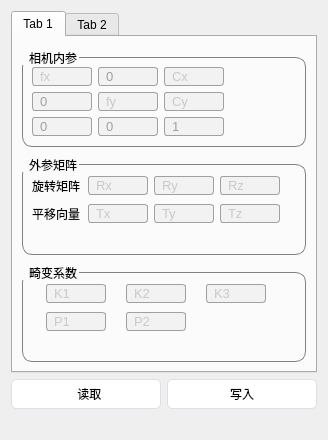
<?xml version="1.0" encoding="UTF-8"?>
<ui version="4.0">
 <class>AlgParam</class>
 <widget class="QWidget" name="AlgParam">
  <property name="geometry">
   <rect>
    <x>0</x>
    <y>0</y>
    <width>328</width>
    <height>440</height>
   </rect>
  </property>
  <property name="windowTitle">
   <string>Form</string>
  </property>
  <property name="styleSheet">
   <string notr="true">/*groupBox*/
QGroupBox{
/*background:#444444;*/
border:1px solid gray;
border-radius:10px;
margin-top:11px;
}

QGroupBox::title {
      subcontrol-origin: margin;
      subcontrol-position: top left;
      padding-top: 5;
      padding-left: 5;
}
/*lineedit*/
QLineEdit {
        border: 1px solid #A0A0A0; /* 边框宽度为1px，颜色为#A0A0A0 */
        border-radius: 3px; /* 边框圆角 */
        padding-left: 5px; /* 文本距离左边界有5px */
        background-color: #F2F2F2; /* 背景颜色 */
        color: #A0A0A0; /* 文本颜色 */
        selection-background-color: #A0A0A0; /* 选中文本的背景颜色 */
        selection-color: #F2F2F2; /* 选中文本的颜色 */
        font-family: &quot;Microsoft YaHei&quot;; /* 文本字体族 */
        font-size: 10pt; /* 文本字体大小 */
}
/*pushbutton*/
QPushButton {
    background-color: #ffffff;
    border: 1px solid #dcdfe6;
    padding: 5px;
    border-radius: 5px;
}

QPushButton:hover {
    background-color: #ecf5ff;
    color: #409eff;
}

QPushButton:pressed, QPushButton:checked {
    border: 1px solid #3a8ee6;
    color: #409eff;
}

QComboBox{
        border:1px solid gray;
        border-radius:3px;
        padding: 5px;
        min-width:4em;
}
QComboBox::drop-down{
subcontrol-origin:padding;
subcontrol-position:top right;
width:20px;
border-left-width:1px;
border-left-color:darkgray;
border-left-style:solid;
border-top-right-radius:3px;
border-bottom-right-radius:3px;
}
QComboBox QAbstractItemView{
border: 2px solid #4E6D8C;
}
QComboBox::down-arrow{
image: url(:/image/down.png);
}

/*表格美化*/
QHeaderView
{
    background:transparent;
}

QHeaderView::section
{
    font-size:14px;
    font-family:&quot;Microsoft YaHei&quot;;
    color:#FFFFFF;
    background:#60669B;
    border:none;
    text-align:left;
    min-height:49px;
    max-height:49px;
    margin-left:0px;
    padding-left:0px;
}

#tableWidget_SenceInfo
{
    background:#FFFFFF;
    border:none;

    font-size:10px;
    font-family:&quot;Microsoft YaHei&quot;;
    color:#666666;
}
QTableWidget::item
{
    border-bottom:1px solid #EEF1F7 ;
}

QTableWidget::item::selected
{
    color:red;
    background:#EFF4FF;
}


QScrollBar::handle:vertical
{
    background: rgba(255,255,255,20%);
    border: 0px solid grey;
    border-radius:3px;
    width: 8px;
}

QScrollBar::add-page:vertical, QScrollBar::sub-page:vertical
{
    background:rgba(255,255,255,10%);
}


QScollBar::add-line:vertical, QScrollBar::sub-line:vertical
{
    background:transparent;
}

/*QCheckBox*/
QCheckBox{
	border: none;/*最外层边框*/
}
QCheckBox::indicator{/*选择框尺寸*/
    background-color: rgba(255, 255, 255);
    border: 0px solid black;
	width: 30px;
	height: 30px;
}
QCheckBox:enabled:checked{
	color: rgb(255, 255, 255);
}
QCheckBox:enabled:!checked{
	color: rgb(0, 0, 0);
}
QCheckBox:enabled:hover{
 	color: rgb(0, 200, 0);
}
QCheckBox:!enabled{
	color: rgb(80, 80, 80);
}
 
QCheckBox::indicator:unchecked {
        image: url(:/image/Switch-close.png);
}
QCheckBox::indicator:unchecked:hover {
       image: url(:/image/Switch-close.png);
}
QCheckBox::indicator:unchecked:pressed {
        image: url(:/image/Switch-close.png);
}
QCheckBox::indicator:checked {
        image: url(:/image/Switch-open.png);
}
QCheckBox::indicator:checked:hover {
        image: url(:/image/Switch-open.png);
}
QCheckBox::indicator:checked:pressed {
        image: url(:/image/Switch-open.png);
}

/*treeWidget*/
QTreeView::branch:has-siblings:!adjoins-item {
	border-image: url(:/image/vline.png) 0;
}
 
QTreeView::branch:has-siblings:adjoins-item {
	border-image: url(:/image/branch-more.png) 0;
}
 
QTreeView::branch:!has-children:!has-siblings:adjoins-item {
	border-image: url(:/image/branch-end.png) 0;
}
 
QTreeView::branch:has-children:!has-siblings:closed,
QTreeView::branch:closed:has-children:has-siblings {
    border-image: none;
    image: url(:/image/branch-closed.png);
}
 
QTreeView::branch:open:has-children:!has-siblings,
QTreeView::branch:open:has-children:has-siblings  {
    border-image: none;
    image: url(:/image/branch-open.png);
}</string>
  </property>
  <layout class="QVBoxLayout" name="verticalLayout">
   <item>
    <widget class="QTabWidget" name="tabWidget">
     <property name="toolTip">
      <string>&lt;html&gt;&lt;head/&gt;&lt;body&gt;&lt;p&gt;&lt;br/&gt;&lt;/p&gt;&lt;/body&gt;&lt;/html&gt;</string>
     </property>
     <property name="currentIndex">
      <number>0</number>
     </property>
     <widget class="QWidget" name="tab">
      <attribute name="title">
       <string>Tab 1</string>
      </attribute>
      <layout class="QVBoxLayout" name="verticalLayout_2">
       <item>
        <widget class="QGroupBox" name="groupBox">
         <property name="minimumSize">
          <size>
           <width>280</width>
           <height>0</height>
          </size>
         </property>
         <property name="title">
          <string>相机内参</string>
         </property>
         <layout class="QHBoxLayout" name="horizontalLayout">
          <item>
           <layout class="QGridLayout" name="gridLayout">
            <item row="0" column="0">
             <widget class="QLineEdit" name="Edit_CameraIn11_fx">
              <property name="maximumSize">
               <size>
                <width>60</width>
                <height>16777215</height>
               </size>
              </property>
              <property name="toolTip">
               <string>fx</string>
              </property>
              <property name="whatsThis">
               <string/>
              </property>
              <property name="accessibleDescription">
               <string/>
              </property>
              <property name="autoFillBackground">
               <bool>false</bool>
              </property>
              <property name="inputMask">
               <string/>
              </property>
              <property name="placeholderText">
               <string>fx</string>
              </property>
             </widget>
            </item>
            <item row="0" column="1">
             <widget class="QLineEdit" name="Edit_CameraIn12">
              <property name="maximumSize">
               <size>
                <width>60</width>
                <height>16777215</height>
               </size>
              </property>
              <property name="text">
               <string>0</string>
              </property>
             </widget>
            </item>
            <item row="0" column="2">
             <widget class="QLineEdit" name="Edit_CameraIn13_cx">
              <property name="maximumSize">
               <size>
                <width>60</width>
                <height>16777215</height>
               </size>
              </property>
              <property name="toolTip">
               <string>Cx</string>
              </property>
              <property name="placeholderText">
               <string>Cx</string>
              </property>
             </widget>
            </item>
            <item row="1" column="0">
             <widget class="QLineEdit" name="Edit_CameraIn21">
              <property name="maximumSize">
               <size>
                <width>60</width>
                <height>16777215</height>
               </size>
              </property>
              <property name="text">
               <string>0</string>
              </property>
             </widget>
            </item>
            <item row="1" column="1">
             <widget class="QLineEdit" name="Edit_CameraIn22_fy">
              <property name="maximumSize">
               <size>
                <width>60</width>
                <height>16777215</height>
               </size>
              </property>
              <property name="toolTip">
               <string>fy</string>
              </property>
              <property name="placeholderText">
               <string>fy</string>
              </property>
             </widget>
            </item>
            <item row="1" column="2">
             <widget class="QLineEdit" name="Edit_CameraIn23_cy">
              <property name="maximumSize">
               <size>
                <width>60</width>
                <height>16777215</height>
               </size>
              </property>
              <property name="toolTip">
               <string>Cy</string>
              </property>
              <property name="placeholderText">
               <string>Cy</string>
              </property>
             </widget>
            </item>
            <item row="2" column="0">
             <widget class="QLineEdit" name="Edit_CameraIn31">
              <property name="maximumSize">
               <size>
                <width>60</width>
                <height>16777215</height>
               </size>
              </property>
              <property name="text">
               <string>0</string>
              </property>
             </widget>
            </item>
            <item row="2" column="1">
             <widget class="QLineEdit" name="Edit_CameraIn32">
              <property name="maximumSize">
               <size>
                <width>60</width>
                <height>16777215</height>
               </size>
              </property>
              <property name="text">
               <string>0</string>
              </property>
             </widget>
            </item>
            <item row="2" column="2">
             <widget class="QLineEdit" name="Edit_CameraIn33">
              <property name="maximumSize">
               <size>
                <width>60</width>
                <height>16777215</height>
               </size>
              </property>
              <property name="text">
               <string>1</string>
              </property>
             </widget>
            </item>
           </layout>
          </item>
          <item>
           <spacer name="horizontalSpacer">
            <property name="orientation">
             <enum>Qt::Horizontal</enum>
            </property>
            <property name="sizeHint" stdset="0">
             <size>
              <width>40</width>
              <height>20</height>
             </size>
            </property>
           </spacer>
          </item>
         </layout>
        </widget>
       </item>
       <item>
        <widget class="QGroupBox" name="groupBox_2">
         <property name="minimumSize">
          <size>
           <width>280</width>
           <height>100</height>
          </size>
         </property>
         <property name="title">
          <string>外参矩阵</string>
         </property>
         <widget class="QWidget" name="layoutWidget">
          <property name="geometry">
           <rect>
            <x>10</x>
            <y>20</y>
            <width>248</width>
            <height>54</height>
           </rect>
          </property>
          <layout class="QGridLayout" name="gridLayout_2">
           <item row="0" column="0">
            <widget class="QLabel" name="label">
             <property name="text">
              <string>旋转矩阵</string>
             </property>
            </widget>
           </item>
           <item row="0" column="1">
            <widget class="QLineEdit" name="Edit_RotateX">
             <property name="maximumSize">
              <size>
               <width>60</width>
               <height>16777215</height>
              </size>
             </property>
             <property name="toolTip">
              <string>Rx</string>
             </property>
             <property name="placeholderText">
              <string>Rx</string>
             </property>
            </widget>
           </item>
           <item row="0" column="2">
            <widget class="QLineEdit" name="Edit_RotateY">
             <property name="maximumSize">
              <size>
               <width>60</width>
               <height>16777215</height>
              </size>
             </property>
             <property name="toolTip">
              <string>Ry</string>
             </property>
             <property name="placeholderText">
              <string>Ry</string>
             </property>
            </widget>
           </item>
           <item row="0" column="3">
            <widget class="QLineEdit" name="Edit_RotateZ">
             <property name="maximumSize">
              <size>
               <width>60</width>
               <height>16777215</height>
              </size>
             </property>
             <property name="toolTip">
              <string>Rz</string>
             </property>
             <property name="placeholderText">
              <string>Rz</string>
             </property>
            </widget>
           </item>
           <item row="1" column="0">
            <widget class="QLabel" name="label_2">
             <property name="text">
              <string>平移向量</string>
             </property>
            </widget>
           </item>
           <item row="1" column="1">
            <widget class="QLineEdit" name="Edit_TranslationX">
             <property name="maximumSize">
              <size>
               <width>60</width>
               <height>16777215</height>
              </size>
             </property>
             <property name="toolTip">
              <string>Tx</string>
             </property>
             <property name="placeholderText">
              <string>Tx</string>
             </property>
            </widget>
           </item>
           <item row="1" column="2">
            <widget class="QLineEdit" name="Edit_TranslationY">
             <property name="maximumSize">
              <size>
               <width>60</width>
               <height>16777215</height>
              </size>
             </property>
             <property name="toolTip">
              <string>Ty</string>
             </property>
             <property name="placeholderText">
              <string>Ty</string>
             </property>
            </widget>
           </item>
           <item row="1" column="3">
            <widget class="QLineEdit" name="Edit_TranslationZ">
             <property name="maximumSize">
              <size>
               <width>60</width>
               <height>16777215</height>
              </size>
             </property>
             <property name="toolTip">
              <string>Tz</string>
             </property>
             <property name="placeholderText">
              <string>Tz</string>
             </property>
            </widget>
           </item>
          </layout>
         </widget>
        </widget>
       </item>
       <item>
        <widget class="QGroupBox" name="groupBox_3">
         <property name="minimumSize">
          <size>
           <width>280</width>
           <height>100</height>
          </size>
         </property>
         <property name="title">
          <string>畸变系数</string>
         </property>
         <widget class="QWidget" name="layoutWidget">
          <property name="geometry">
           <rect>
            <x>10</x>
            <y>20</y>
            <width>248</width>
            <height>54</height>
           </rect>
          </property>
          <layout class="QGridLayout" name="gridLayout_3">
           <item row="0" column="1">
            <widget class="QLineEdit" name="Edit_Distortion_k1">
             <property name="maximumSize">
              <size>
               <width>60</width>
               <height>16777215</height>
              </size>
             </property>
             <property name="toolTip">
              <string>K1</string>
             </property>
             <property name="placeholderText">
              <string>K1</string>
             </property>
            </widget>
           </item>
           <item row="0" column="2">
            <widget class="QLineEdit" name="Edit_Distortion_k2">
             <property name="maximumSize">
              <size>
               <width>60</width>
               <height>16777215</height>
              </size>
             </property>
             <property name="toolTip">
              <string>K2</string>
             </property>
             <property name="placeholderText">
              <string>K2</string>
             </property>
            </widget>
           </item>
           <item row="0" column="3">
            <widget class="QLineEdit" name="Edit_Distortion_k3">
             <property name="maximumSize">
              <size>
               <width>60</width>
               <height>16777215</height>
              </size>
             </property>
             <property name="toolTip">
              <string>K3</string>
             </property>
             <property name="placeholderText">
              <string>K3</string>
             </property>
            </widget>
           </item>
           <item row="1" column="1">
            <widget class="QLineEdit" name="Edit_Distortion_p1">
             <property name="maximumSize">
              <size>
               <width>60</width>
               <height>16777215</height>
              </size>
             </property>
             <property name="toolTip">
              <string>P1</string>
             </property>
             <property name="placeholderText">
              <string>P1</string>
             </property>
            </widget>
           </item>
           <item row="1" column="2">
            <widget class="QLineEdit" name="Edit_Distortion_p2">
             <property name="maximumSize">
              <size>
               <width>60</width>
               <height>16777215</height>
              </size>
             </property>
             <property name="toolTip">
              <string>P2</string>
             </property>
             <property name="placeholderText">
              <string>P2</string>
             </property>
            </widget>
           </item>
          </layout>
         </widget>
        </widget>
       </item>
      </layout>
     </widget>
     <widget class="QWidget" name="tab_2">
      <attribute name="title">
       <string>Tab 2</string>
      </attribute>
      <widget class="QGroupBox" name="groupBox_4">
       <property name="geometry">
        <rect>
         <x>10</x>
         <y>20</y>
         <width>280</width>
         <height>106</height>
        </rect>
       </property>
       <property name="minimumSize">
        <size>
         <width>280</width>
         <height>0</height>
        </size>
       </property>
       <property name="title">
        <string>毫米波单应性矩阵</string>
       </property>
       <layout class="QHBoxLayout" name="horizontalLayout_2">
        <item>
         <layout class="QGridLayout" name="gridLayout_4">
          <item row="0" column="0">
           <widget class="QLineEdit" name="Edit_RadarIn_h11">
            <property name="maximumSize">
             <size>
              <width>60</width>
              <height>16777215</height>
             </size>
            </property>
            <property name="toolTip">
             <string>h11</string>
            </property>
            <property name="whatsThis">
             <string/>
            </property>
            <property name="accessibleDescription">
             <string/>
            </property>
            <property name="autoFillBackground">
             <bool>false</bool>
            </property>
            <property name="inputMask">
             <string/>
            </property>
            <property name="placeholderText">
             <string>h11</string>
            </property>
           </widget>
          </item>
          <item row="0" column="1">
           <widget class="QLineEdit" name="Edit_RadarIn_h12">
            <property name="maximumSize">
             <size>
              <width>60</width>
              <height>16777215</height>
             </size>
            </property>
            <property name="toolTip">
             <string>h12</string>
            </property>
            <property name="text">
             <string/>
            </property>
            <property name="placeholderText">
             <string>h12</string>
            </property>
           </widget>
          </item>
          <item row="0" column="2">
           <widget class="QLineEdit" name="Edit_RadarIn_h13">
            <property name="maximumSize">
             <size>
              <width>60</width>
              <height>16777215</height>
             </size>
            </property>
            <property name="toolTip">
             <string>h13</string>
            </property>
            <property name="placeholderText">
             <string>h13</string>
            </property>
           </widget>
          </item>
          <item row="1" column="0">
           <widget class="QLineEdit" name="Edit_RadarIn_h21">
            <property name="maximumSize">
             <size>
              <width>60</width>
              <height>16777215</height>
             </size>
            </property>
            <property name="toolTip">
             <string>h21</string>
            </property>
            <property name="text">
             <string/>
            </property>
            <property name="placeholderText">
             <string>h21</string>
            </property>
           </widget>
          </item>
          <item row="1" column="1">
           <widget class="QLineEdit" name="Edit_RadarIn_h22">
            <property name="maximumSize">
             <size>
              <width>60</width>
              <height>16777215</height>
             </size>
            </property>
            <property name="toolTip">
             <string>h22</string>
            </property>
            <property name="placeholderText">
             <string>h22</string>
            </property>
           </widget>
          </item>
          <item row="1" column="2">
           <widget class="QLineEdit" name="Edit_RadarIn_h23">
            <property name="maximumSize">
             <size>
              <width>60</width>
              <height>16777215</height>
             </size>
            </property>
            <property name="toolTip">
             <string>h23</string>
            </property>
            <property name="placeholderText">
             <string>h23</string>
            </property>
           </widget>
          </item>
          <item row="2" column="0">
           <widget class="QLineEdit" name="Edit_RadarIn_h31">
            <property name="maximumSize">
             <size>
              <width>60</width>
              <height>16777215</height>
             </size>
            </property>
            <property name="toolTip">
             <string>h31</string>
            </property>
            <property name="text">
             <string/>
            </property>
            <property name="placeholderText">
             <string>h31</string>
            </property>
           </widget>
          </item>
          <item row="2" column="1">
           <widget class="QLineEdit" name="Edit_RadarIn_h32">
            <property name="maximumSize">
             <size>
              <width>60</width>
              <height>16777215</height>
             </size>
            </property>
            <property name="toolTip">
             <string>h32</string>
            </property>
            <property name="text">
             <string/>
            </property>
            <property name="placeholderText">
             <string>h32</string>
            </property>
           </widget>
          </item>
          <item row="2" column="2">
           <widget class="QLineEdit" name="Edit_RadarIn_h33">
            <property name="maximumSize">
             <size>
              <width>60</width>
              <height>16777215</height>
             </size>
            </property>
            <property name="toolTip">
             <string>h33</string>
            </property>
            <property name="text">
             <string/>
            </property>
            <property name="placeholderText">
             <string>h33</string>
            </property>
           </widget>
          </item>
         </layout>
        </item>
        <item>
         <spacer name="horizontalSpacer_2">
          <property name="orientation">
           <enum>Qt::Horizontal</enum>
          </property>
          <property name="sizeHint" stdset="0">
           <size>
            <width>40</width>
            <height>20</height>
           </size>
          </property>
         </spacer>
        </item>
       </layout>
      </widget>
     </widget>
    </widget>
   </item>
   <item>
    <layout class="QHBoxLayout" name="horizontalLayout_3">
     <item>
      <widget class="QPushButton" name="Btn_ReadParam">
       <property name="text">
        <string>  读取</string>
       </property>
      </widget>
     </item>
     <item>
      <widget class="QPushButton" name="Btn_WriteParam">
       <property name="text">
        <string>写入</string>
       </property>
      </widget>
     </item>
    </layout>
   </item>
   <item>
    <widget class="QLabel" name="Label_Msg">
     <property name="text">
      <string/>
     </property>
    </widget>
   </item>
  </layout>
 </widget>
 <resources/>
 <connections/>
</ui>
